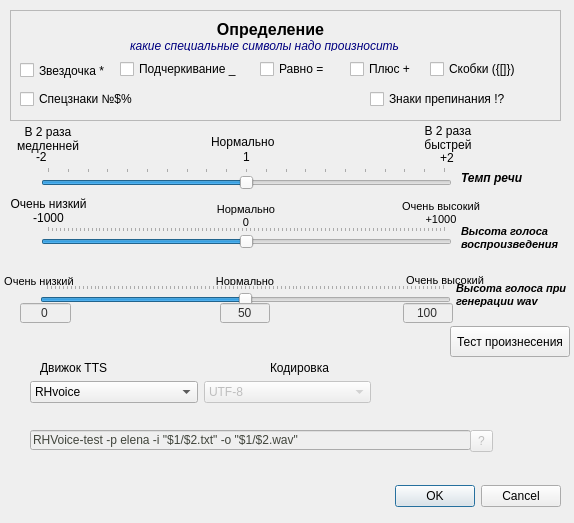
<?xml version="1.0" encoding="UTF-8"?>
<ui version="4.0">
 <class>ZnakTemp</class>
 <widget class="QDialog" name="ZnakTemp">
  <property name="geometry">
   <rect>
    <x>0</x>
    <y>0</y>
    <width>574</width>
    <height>523</height>
   </rect>
  </property>
  <property name="windowTitle">
   <string>Параметры воспроизведения</string>
  </property>
  <property name="windowIcon">
   <iconset resource="ico.qrc">
    <normaloff>:/ico/configure.png</normaloff>:/ico/configure.png</iconset>
  </property>
  <widget class="QDialogButtonBox" name="buttonBox">
   <property name="geometry">
    <rect>
     <x>220</x>
     <y>480</y>
     <width>341</width>
     <height>32</height>
    </rect>
   </property>
   <property name="orientation">
    <enum>Qt::Horizontal</enum>
   </property>
   <property name="standardButtons">
    <set>QDialogButtonBox::Cancel|QDialogButtonBox::Ok</set>
   </property>
  </widget>
  <widget class="QSlider" name="horizontalSlider">
   <property name="geometry">
    <rect>
     <x>41</x>
     <y>167</y>
     <width>411</width>
     <height>23</height>
    </rect>
   </property>
   <property name="maximum">
    <number>20</number>
   </property>
   <property name="pageStep">
    <number>1</number>
   </property>
   <property name="value">
    <number>10</number>
   </property>
   <property name="orientation">
    <enum>Qt::Horizontal</enum>
   </property>
   <property name="tickPosition">
    <enum>QSlider::TicksAbove</enum>
   </property>
   <property name="tickInterval">
    <number>1</number>
   </property>
  </widget>
  <widget class="QFrame" name="frame">
   <property name="geometry">
    <rect>
     <x>10</x>
     <y>10</y>
     <width>551</width>
     <height>111</height>
    </rect>
   </property>
   <property name="frameShape">
    <enum>QFrame::StyledPanel</enum>
   </property>
   <property name="frameShadow">
    <enum>QFrame::Sunken</enum>
   </property>
   <property name="lineWidth">
    <number>3</number>
   </property>
   <widget class="QCheckBox" name="ravno">
    <property name="geometry">
     <rect>
      <x>250</x>
      <y>50</y>
      <width>79</width>
      <height>18</height>
     </rect>
    </property>
    <property name="text">
     <string>Равно =</string>
    </property>
   </widget>
   <widget class="QCheckBox" name="zvezd">
    <property name="geometry">
     <rect>
      <x>10</x>
      <y>50</y>
      <width>121</width>
      <height>21</height>
     </rect>
    </property>
    <property name="text">
     <string>Звездочка *</string>
    </property>
   </widget>
   <widget class="QCheckBox" name="plus">
    <property name="geometry">
     <rect>
      <x>340</x>
      <y>50</y>
      <width>81</width>
      <height>18</height>
     </rect>
    </property>
    <property name="text">
     <string>Плюс +</string>
    </property>
   </widget>
   <widget class="QCheckBox" name="skob">
    <property name="geometry">
     <rect>
      <x>420</x>
      <y>50</y>
      <width>121</width>
      <height>18</height>
     </rect>
    </property>
    <property name="text">
     <string>Скобки ({[]})</string>
    </property>
   </widget>
   <widget class="QCheckBox" name="znaks">
    <property name="geometry">
     <rect>
      <x>360</x>
      <y>80</y>
      <width>151</width>
      <height>18</height>
     </rect>
    </property>
    <property name="text">
     <string>Знаки препинания !?</string>
    </property>
   </widget>
   <widget class="QCheckBox" name="podch">
    <property name="geometry">
     <rect>
      <x>110</x>
      <y>50</y>
      <width>131</width>
      <height>18</height>
     </rect>
    </property>
    <property name="text">
     <string>Подчеркивание _</string>
    </property>
   </widget>
   <widget class="QLabel" name="label">
    <property name="geometry">
     <rect>
      <x>120</x>
      <y>10</y>
      <width>281</width>
      <height>31</height>
     </rect>
    </property>
    <property name="text">
     <string>&lt;!DOCTYPE HTML PUBLIC &quot;-//W3C//DTD HTML 4.0//EN&quot; &quot;http://www.w3.org/TR/REC-html40/strict.dtd&quot;&gt;
&lt;html&gt;&lt;head&gt;&lt;meta name=&quot;qrichtext&quot; content=&quot;1&quot; /&gt;&lt;style type=&quot;text/css&quot;&gt;
p, li { white-space: pre-wrap; }
&lt;/style&gt;&lt;/head&gt;&lt;body style=&quot; font-family:'Sans Serif'; font-size:9pt; font-weight:400; font-style:normal;&quot;&gt;
&lt;table border=&quot;0&quot; style=&quot;-qt-table-type: root; margin-top:4px; margin-bottom:4px; margin-left:4px; margin-right:4px;&quot;&gt;
&lt;tr&gt;
&lt;td style=&quot;border: none;&quot;&gt;
&lt;p align=&quot;center&quot; style=&quot; margin-top:0px; margin-bottom:0px; margin-left:0px; margin-right:0px; -qt-block-indent:0; text-indent:0px;&quot;&gt;&lt;span style=&quot; font-size:12pt; font-weight:600;&quot;&gt;Определение&lt;/span&gt;&lt;/p&gt;
&lt;p style=&quot; margin-top:0px; margin-bottom:0px; margin-left:0px; margin-right:0px; -qt-block-indent:0; text-indent:0px;&quot;&gt;&lt;span style=&quot; font-style:italic; color:#000080;&quot;&gt;какие специальные символы надо произносить&lt;/span&gt;&lt;/p&gt;&lt;/td&gt;&lt;/tr&gt;&lt;/table&gt;&lt;/body&gt;&lt;/html&gt;</string>
    </property>
   </widget>
   <widget class="QCheckBox" name="nomer">
    <property name="geometry">
     <rect>
      <x>10</x>
      <y>80</y>
      <width>141</width>
      <height>18</height>
     </rect>
    </property>
    <property name="text">
     <string>Спецзнаки №$%</string>
    </property>
   </widget>
  </widget>
  <widget class="QLabel" name="label_2">
   <property name="geometry">
    <rect>
     <x>36</x>
     <y>150</y>
     <width>20</width>
     <height>14</height>
    </rect>
   </property>
   <property name="text">
    <string>-2</string>
   </property>
  </widget>
  <widget class="QLabel" name="label_3">
   <property name="geometry">
    <rect>
     <x>243</x>
     <y>152</y>
     <width>20</width>
     <height>10</height>
    </rect>
   </property>
   <property name="text">
    <string>1</string>
   </property>
  </widget>
  <widget class="QLabel" name="label_4">
   <property name="geometry">
    <rect>
     <x>440</x>
     <y>151</y>
     <width>20</width>
     <height>14</height>
    </rect>
   </property>
   <property name="text">
    <string>+2</string>
   </property>
  </widget>
  <widget class="QLabel" name="label_5">
   <property name="geometry">
    <rect>
     <x>13</x>
     <y>124</y>
     <width>70</width>
     <height>31</height>
    </rect>
   </property>
   <property name="text">
    <string>&lt;!DOCTYPE HTML PUBLIC &quot;-//W3C//DTD HTML 4.0//EN&quot; &quot;http://www.w3.org/TR/REC-html40/strict.dtd&quot;&gt;
&lt;html&gt;&lt;head&gt;&lt;meta name=&quot;qrichtext&quot; content=&quot;1&quot; /&gt;&lt;style type=&quot;text/css&quot;&gt;
p, li { white-space: pre-wrap; }
&lt;/style&gt;&lt;/head&gt;&lt;body style=&quot; font-family:'Sans Serif'; font-size:9pt; font-weight:400; font-style:normal;&quot;&gt;
&lt;table style=&quot;-qt-table-type: root; margin-top:4px; margin-bottom:4px; margin-left:4px; margin-right:4px;&quot;&gt;
&lt;tr&gt;
&lt;td style=&quot;border: none;&quot;&gt;
&lt;p align=&quot;center&quot; style=&quot; margin-top:0px; margin-bottom:0px; margin-left:0px; margin-right:0px; -qt-block-indent:0; text-indent:0px;&quot;&gt;В 2 раза&lt;/p&gt;
&lt;p align=&quot;center&quot; style=&quot; margin-top:0px; margin-bottom:0px; margin-left:0px; margin-right:0px; -qt-block-indent:0; text-indent:0px;&quot;&gt;медленней&lt;/p&gt;&lt;/td&gt;&lt;/tr&gt;&lt;/table&gt;&lt;/body&gt;&lt;/html&gt;</string>
   </property>
  </widget>
  <widget class="QLabel" name="label_6">
   <property name="geometry">
    <rect>
     <x>211</x>
     <y>135</y>
     <width>70</width>
     <height>14</height>
    </rect>
   </property>
   <property name="text">
    <string>Нормально</string>
   </property>
  </widget>
  <widget class="QLabel" name="label_7">
   <property name="geometry">
    <rect>
     <x>422</x>
     <y>123</y>
     <width>52</width>
     <height>30</height>
    </rect>
   </property>
   <property name="text">
    <string>&lt;!DOCTYPE HTML PUBLIC &quot;-//W3C//DTD HTML 4.0//EN&quot; &quot;http://www.w3.org/TR/REC-html40/strict.dtd&quot;&gt;
&lt;html&gt;&lt;head&gt;&lt;meta name=&quot;qrichtext&quot; content=&quot;1&quot; /&gt;&lt;style type=&quot;text/css&quot;&gt;
p, li { white-space: pre-wrap; }
&lt;/style&gt;&lt;/head&gt;&lt;body style=&quot; font-family:'Sans Serif'; font-size:9pt; font-weight:400; font-style:normal;&quot;&gt;
&lt;table style=&quot;-qt-table-type: root; margin-top:4px; margin-bottom:4px; margin-left:4px; margin-right:4px;&quot;&gt;
&lt;tr&gt;
&lt;td style=&quot;border: none;&quot;&gt;
&lt;p align=&quot;center&quot; style=&quot; margin-top:0px; margin-bottom:0px; margin-left:0px; margin-right:0px; -qt-block-indent:0; text-indent:0px;&quot;&gt;В 2 раза&lt;/p&gt;
&lt;p align=&quot;center&quot; style=&quot; margin-top:0px; margin-bottom:0px; margin-left:0px; margin-right:0px; -qt-block-indent:0; text-indent:0px;&quot;&gt;быстрей&lt;/p&gt;&lt;/td&gt;&lt;/tr&gt;&lt;/table&gt;&lt;/body&gt;&lt;/html&gt;</string>
   </property>
  </widget>
  <widget class="QToolButton" name="toolButton">
   <property name="geometry">
    <rect>
     <x>450</x>
     <y>326</y>
     <width>120</width>
     <height>31</height>
    </rect>
   </property>
   <property name="text">
    <string>Тест произнесения</string>
   </property>
  </widget>
  <widget class="QSlider" name="pitchsl">
   <property name="geometry">
    <rect>
     <x>41</x>
     <y>226</y>
     <width>411</width>
     <height>23</height>
    </rect>
   </property>
   <property name="minimum">
    <number>-1000</number>
   </property>
   <property name="maximum">
    <number>1000</number>
   </property>
   <property name="orientation">
    <enum>Qt::Horizontal</enum>
   </property>
   <property name="tickPosition">
    <enum>QSlider::TicksAbove</enum>
   </property>
   <property name="tickInterval">
    <number>20</number>
   </property>
  </widget>
  <widget class="QLabel" name="label_8">
   <property name="geometry">
    <rect>
     <x>461</x>
     <y>170</y>
     <width>71</width>
     <height>16</height>
    </rect>
   </property>
   <property name="text">
    <string>&lt;!DOCTYPE HTML PUBLIC &quot;-//W3C//DTD HTML 4.0//EN&quot; &quot;http://www.w3.org/TR/REC-html40/strict.dtd&quot;&gt;
&lt;html&gt;&lt;head&gt;&lt;meta name=&quot;qrichtext&quot; content=&quot;1&quot; /&gt;&lt;style type=&quot;text/css&quot;&gt;
p, li { white-space: pre-wrap; }
&lt;/style&gt;&lt;/head&gt;&lt;body style=&quot; font-family:'Sans Serif'; font-size:9pt; font-weight:400; font-style:normal;&quot;&gt;
&lt;p style=&quot; margin-top:0px; margin-bottom:0px; margin-left:0px; margin-right:0px; -qt-block-indent:0; text-indent:0px;&quot;&gt;&lt;span style=&quot; font-weight:600; font-style:italic;&quot;&gt;Темп речи&lt;/span&gt;&lt;/p&gt;&lt;/body&gt;&lt;/html&gt;</string>
   </property>
  </widget>
  <widget class="QLabel" name="label_9">
   <property name="geometry">
    <rect>
     <x>461</x>
     <y>223</y>
     <width>101</width>
     <height>31</height>
    </rect>
   </property>
   <property name="text">
    <string>&lt;!DOCTYPE HTML PUBLIC &quot;-//W3C//DTD HTML 4.0//EN&quot; &quot;http://www.w3.org/TR/REC-html40/strict.dtd&quot;&gt;
&lt;html&gt;&lt;head&gt;&lt;meta name=&quot;qrichtext&quot; content=&quot;1&quot; /&gt;&lt;style type=&quot;text/css&quot;&gt;
p, li { white-space: pre-wrap; }
&lt;/style&gt;&lt;/head&gt;&lt;body style=&quot; font-family:'Sans Serif'; font-size:9pt; font-weight:400; font-style:normal;&quot;&gt;
&lt;p style=&quot; margin-top:0px; margin-bottom:0px; margin-left:0px; margin-right:0px; -qt-block-indent:0; text-indent:0px;&quot;&gt;&lt;span style=&quot; font-size:8pt; font-weight:600; font-style:italic;&quot;&gt;Высота голоса&lt;/span&gt;&lt;/p&gt;
&lt;p style=&quot; margin-top:0px; margin-bottom:0px; margin-left:0px; margin-right:0px; -qt-block-indent:0; text-indent:0px;&quot;&gt;&lt;span style=&quot; font-size:8pt; font-weight:600; font-style:italic;&quot;&gt;воспроизведения&lt;/span&gt;&lt;/p&gt;&lt;/body&gt;&lt;/html&gt;</string>
   </property>
  </widget>
  <widget class="QLabel" name="label_11">
   <property name="geometry">
    <rect>
     <x>-2</x>
     <y>196</y>
     <width>101</width>
     <height>31</height>
    </rect>
   </property>
   <property name="text">
    <string>&lt;!DOCTYPE HTML PUBLIC &quot;-//W3C//DTD HTML 4.0//EN&quot; &quot;http://www.w3.org/TR/REC-html40/strict.dtd&quot;&gt;
&lt;html&gt;&lt;head&gt;&lt;meta name=&quot;qrichtext&quot; content=&quot;1&quot; /&gt;&lt;style type=&quot;text/css&quot;&gt;
p, li { white-space: pre-wrap; }
&lt;/style&gt;&lt;/head&gt;&lt;body style=&quot; font-family:'Sans Serif'; font-size:9pt; font-weight:400; font-style:normal;&quot;&gt;
&lt;p align=&quot;center&quot; style=&quot; margin-top:0px; margin-bottom:0px; margin-left:0px; margin-right:0px; -qt-block-indent:0; text-indent:0px;&quot;&gt;Очень низкий&lt;/p&gt;
&lt;p align=&quot;center&quot; style=&quot; margin-top:0px; margin-bottom:0px; margin-left:0px; margin-right:0px; -qt-block-indent:0; text-indent:0px;&quot;&gt;-1000&lt;/p&gt;&lt;/body&gt;&lt;/html&gt;</string>
   </property>
  </widget>
  <widget class="QLabel" name="label_12">
   <property name="geometry">
    <rect>
     <x>396</x>
     <y>198</y>
     <width>90</width>
     <height>30</height>
    </rect>
   </property>
   <property name="text">
    <string>&lt;!DOCTYPE HTML PUBLIC &quot;-//W3C//DTD HTML 4.0//EN&quot; &quot;http://www.w3.org/TR/REC-html40/strict.dtd&quot;&gt;
&lt;html&gt;&lt;head&gt;&lt;meta name=&quot;qrichtext&quot; content=&quot;1&quot; /&gt;&lt;style type=&quot;text/css&quot;&gt;
p, li { white-space: pre-wrap; }
&lt;/style&gt;&lt;/head&gt;&lt;body style=&quot; font-family:'Sans Serif'; font-size:9pt; font-weight:400; font-style:normal;&quot;&gt;
&lt;p align=&quot;center&quot; style=&quot; margin-top:0px; margin-bottom:0px; margin-left:0px; margin-right:0px; -qt-block-indent:0; text-indent:0px;&quot;&gt;&lt;span style=&quot; font-size:8pt;&quot;&gt;Очень высокий&lt;/span&gt;&lt;/p&gt;
&lt;p align=&quot;center&quot; style=&quot; margin-top:0px; margin-bottom:0px; margin-left:0px; margin-right:0px; -qt-block-indent:0; text-indent:0px;&quot;&gt;&lt;span style=&quot; font-size:8pt;&quot;&gt;+1000&lt;/span&gt;&lt;/p&gt;&lt;/body&gt;&lt;/html&gt;</string>
   </property>
  </widget>
  <widget class="QLabel" name="label_13">
   <property name="geometry">
    <rect>
     <x>211</x>
     <y>201</y>
     <width>70</width>
     <height>30</height>
    </rect>
   </property>
   <property name="text">
    <string>&lt;!DOCTYPE HTML PUBLIC &quot;-//W3C//DTD HTML 4.0//EN&quot; &quot;http://www.w3.org/TR/REC-html40/strict.dtd&quot;&gt;
&lt;html&gt;&lt;head&gt;&lt;meta name=&quot;qrichtext&quot; content=&quot;1&quot; /&gt;&lt;style type=&quot;text/css&quot;&gt;
p, li { white-space: pre-wrap; }
&lt;/style&gt;&lt;/head&gt;&lt;body style=&quot; font-family:'Sans Serif'; font-size:9pt; font-weight:400; font-style:normal;&quot;&gt;
&lt;p align=&quot;center&quot; style=&quot; margin-top:0px; margin-bottom:0px; margin-left:0px; margin-right:0px; -qt-block-indent:0; text-indent:0px;&quot;&gt;&lt;span style=&quot; font-size:8pt;&quot;&gt;Нормально&lt;/span&gt;&lt;/p&gt;
&lt;p align=&quot;center&quot; style=&quot; margin-top:0px; margin-bottom:0px; margin-left:0px; margin-right:0px; -qt-block-indent:0; text-indent:0px;&quot;&gt;&lt;span style=&quot; font-size:8pt;&quot;&gt;0&lt;/span&gt;&lt;/p&gt;&lt;/body&gt;&lt;/html&gt;</string>
   </property>
  </widget>
  <widget class="QSlider" name="pitchss">
   <property name="geometry">
    <rect>
     <x>40</x>
     <y>284</y>
     <width>411</width>
     <height>23</height>
    </rect>
   </property>
   <property name="maximum">
    <number>2000</number>
   </property>
   <property name="singleStep">
    <number>1</number>
   </property>
   <property name="value">
    <number>1000</number>
   </property>
   <property name="sliderPosition">
    <number>1000</number>
   </property>
   <property name="orientation">
    <enum>Qt::Horizontal</enum>
   </property>
   <property name="tickPosition">
    <enum>QSlider::TicksAbove</enum>
   </property>
   <property name="tickInterval">
    <number>20</number>
   </property>
  </widget>
  <widget class="QLabel" name="label_14">
   <property name="geometry">
    <rect>
     <x>-1</x>
     <y>272</y>
     <width>80</width>
     <height>20</height>
    </rect>
   </property>
   <property name="text">
    <string>&lt;!DOCTYPE HTML PUBLIC &quot;-//W3C//DTD HTML 4.0//EN&quot; &quot;http://www.w3.org/TR/REC-html40/strict.dtd&quot;&gt;
&lt;html&gt;&lt;head&gt;&lt;meta name=&quot;qrichtext&quot; content=&quot;1&quot; /&gt;&lt;style type=&quot;text/css&quot;&gt;
p, li { white-space: pre-wrap; }
&lt;/style&gt;&lt;/head&gt;&lt;body style=&quot; font-family:'Sans Serif'; font-size:9pt; font-weight:400; font-style:normal;&quot;&gt;
&lt;p align=&quot;center&quot; style=&quot; margin-top:0px; margin-bottom:0px; margin-left:0px; margin-right:0px; -qt-block-indent:0; text-indent:0px;&quot;&gt;&lt;span style=&quot; font-size:8pt;&quot;&gt;Очень низкий&lt;/span&gt;&lt;/p&gt;&lt;/body&gt;&lt;/html&gt;</string>
   </property>
  </widget>
  <widget class="QLabel" name="label_15">
   <property name="geometry">
    <rect>
     <x>210</x>
     <y>275</y>
     <width>70</width>
     <height>10</height>
    </rect>
   </property>
   <property name="text">
    <string>&lt;!DOCTYPE HTML PUBLIC &quot;-//W3C//DTD HTML 4.0//EN&quot; &quot;http://www.w3.org/TR/REC-html40/strict.dtd&quot;&gt;
&lt;html&gt;&lt;head&gt;&lt;meta name=&quot;qrichtext&quot; content=&quot;1&quot; /&gt;&lt;style type=&quot;text/css&quot;&gt;
p, li { white-space: pre-wrap; }
&lt;/style&gt;&lt;/head&gt;&lt;body style=&quot; font-family:'Sans Serif'; font-size:9pt; font-weight:400; font-style:normal;&quot;&gt;
&lt;p align=&quot;center&quot; style=&quot; margin-top:0px; margin-bottom:0px; margin-left:0px; margin-right:0px; -qt-block-indent:0; text-indent:0px;&quot;&gt;&lt;span style=&quot; font-size:8pt;&quot;&gt;Нормально&lt;/span&gt;&lt;/p&gt;&lt;/body&gt;&lt;/html&gt;</string>
   </property>
  </widget>
  <widget class="QLabel" name="label_16">
   <property name="geometry">
    <rect>
     <x>400</x>
     <y>274</y>
     <width>90</width>
     <height>10</height>
    </rect>
   </property>
   <property name="text">
    <string>&lt;!DOCTYPE HTML PUBLIC &quot;-//W3C//DTD HTML 4.0//EN&quot; &quot;http://www.w3.org/TR/REC-html40/strict.dtd&quot;&gt;
&lt;html&gt;&lt;head&gt;&lt;meta name=&quot;qrichtext&quot; content=&quot;1&quot; /&gt;&lt;style type=&quot;text/css&quot;&gt;
p, li { white-space: pre-wrap; }
&lt;/style&gt;&lt;/head&gt;&lt;body style=&quot; font-family:'Sans Serif'; font-size:9pt; font-weight:400; font-style:normal;&quot;&gt;
&lt;p align=&quot;center&quot; style=&quot; margin-top:0px; margin-bottom:0px; margin-left:0px; margin-right:0px; -qt-block-indent:0; text-indent:0px;&quot;&gt;&lt;span style=&quot; font-size:8pt;&quot;&gt;Очень высокий&lt;/span&gt;&lt;/p&gt;&lt;/body&gt;&lt;/html&gt;</string>
   </property>
  </widget>
  <widget class="QLabel" name="label_17">
   <property name="geometry">
    <rect>
     <x>456</x>
     <y>280</y>
     <width>121</width>
     <height>31</height>
    </rect>
   </property>
   <property name="text">
    <string>&lt;!DOCTYPE HTML PUBLIC &quot;-//W3C//DTD HTML 4.0//EN&quot; &quot;http://www.w3.org/TR/REC-html40/strict.dtd&quot;&gt;
&lt;html&gt;&lt;head&gt;&lt;meta name=&quot;qrichtext&quot; content=&quot;1&quot; /&gt;&lt;style type=&quot;text/css&quot;&gt;
p, li { white-space: pre-wrap; }
&lt;/style&gt;&lt;/head&gt;&lt;body style=&quot; font-family:'Sans Serif'; font-size:9pt; font-weight:400; font-style:normal;&quot;&gt;
&lt;p style=&quot; margin-top:0px; margin-bottom:0px; margin-left:0px; margin-right:0px; -qt-block-indent:0; text-indent:0px;&quot;&gt;&lt;span style=&quot; font-size:8pt; font-weight:600; font-style:italic;&quot;&gt;Высота голоса при&lt;/span&gt;&lt;/p&gt;
&lt;p style=&quot; margin-top:0px; margin-bottom:0px; margin-left:0px; margin-right:0px; -qt-block-indent:0; text-indent:0px;&quot;&gt;&lt;span style=&quot; font-size:8pt; font-weight:600; font-style:italic;&quot;&gt;генерации wav&lt;/span&gt;&lt;/p&gt;&lt;/body&gt;&lt;/html&gt;</string>
   </property>
  </widget>
  <widget class="QLineEdit" name="mn">
   <property name="enabled">
    <bool>false</bool>
   </property>
   <property name="geometry">
    <rect>
     <x>20</x>
     <y>303</y>
     <width>51</width>
     <height>20</height>
    </rect>
   </property>
   <property name="palette">
    <palette>
     <active>
      <colorrole role="Text">
       <brush brushstyle="SolidPattern">
        <color alpha="255">
         <red>31</red>
         <green>28</green>
         <blue>27</blue>
        </color>
       </brush>
      </colorrole>
     </active>
     <inactive>
      <colorrole role="Text">
       <brush brushstyle="SolidPattern">
        <color alpha="255">
         <red>31</red>
         <green>28</green>
         <blue>27</blue>
        </color>
       </brush>
      </colorrole>
     </inactive>
     <disabled>
      <colorrole role="Text">
       <brush brushstyle="SolidPattern">
        <color alpha="255">
         <red>48</red>
         <green>48</green>
         <blue>48</blue>
        </color>
       </brush>
      </colorrole>
     </disabled>
    </palette>
   </property>
   <property name="text">
    <string>0</string>
   </property>
   <property name="alignment">
    <set>Qt::AlignCenter</set>
   </property>
   <property name="readOnly">
    <bool>true</bool>
   </property>
  </widget>
  <widget class="QLineEdit" name="nrm">
   <property name="enabled">
    <bool>false</bool>
   </property>
   <property name="geometry">
    <rect>
     <x>220</x>
     <y>303</y>
     <width>50</width>
     <height>20</height>
    </rect>
   </property>
   <property name="palette">
    <palette>
     <active>
      <colorrole role="Text">
       <brush brushstyle="SolidPattern">
        <color alpha="255">
         <red>31</red>
         <green>28</green>
         <blue>27</blue>
        </color>
       </brush>
      </colorrole>
     </active>
     <inactive>
      <colorrole role="Text">
       <brush brushstyle="SolidPattern">
        <color alpha="255">
         <red>31</red>
         <green>28</green>
         <blue>27</blue>
        </color>
       </brush>
      </colorrole>
     </inactive>
     <disabled>
      <colorrole role="Text">
       <brush brushstyle="SolidPattern">
        <color alpha="255">
         <red>48</red>
         <green>48</green>
         <blue>48</blue>
        </color>
       </brush>
      </colorrole>
     </disabled>
    </palette>
   </property>
   <property name="text">
    <string>50</string>
   </property>
   <property name="alignment">
    <set>Qt::AlignCenter</set>
   </property>
   <property name="readOnly">
    <bool>true</bool>
   </property>
  </widget>
  <widget class="QLineEdit" name="mx">
   <property name="enabled">
    <bool>false</bool>
   </property>
   <property name="geometry">
    <rect>
     <x>403</x>
     <y>303</y>
     <width>50</width>
     <height>20</height>
    </rect>
   </property>
   <property name="palette">
    <palette>
     <active>
      <colorrole role="Text">
       <brush brushstyle="SolidPattern">
        <color alpha="255">
         <red>31</red>
         <green>28</green>
         <blue>27</blue>
        </color>
       </brush>
      </colorrole>
     </active>
     <inactive>
      <colorrole role="Text">
       <brush brushstyle="SolidPattern">
        <color alpha="255">
         <red>31</red>
         <green>28</green>
         <blue>27</blue>
        </color>
       </brush>
      </colorrole>
     </inactive>
     <disabled>
      <colorrole role="Text">
       <brush brushstyle="SolidPattern">
        <color alpha="255">
         <red>48</red>
         <green>48</green>
         <blue>48</blue>
        </color>
       </brush>
      </colorrole>
     </disabled>
    </palette>
   </property>
   <property name="text">
    <string>100</string>
   </property>
   <property name="alignment">
    <set>Qt::AlignCenter</set>
   </property>
   <property name="readOnly">
    <bool>true</bool>
   </property>
  </widget>
  <widget class="QLineEdit" name="gener">
   <property name="enabled">
    <bool>false</bool>
   </property>
   <property name="geometry">
    <rect>
     <x>30</x>
     <y>430</y>
     <width>441</width>
     <height>20</height>
    </rect>
   </property>
   <property name="palette">
    <palette>
     <active>
      <colorrole role="Text">
       <brush brushstyle="SolidPattern">
        <color alpha="255">
         <red>31</red>
         <green>28</green>
         <blue>27</blue>
        </color>
       </brush>
      </colorrole>
     </active>
     <inactive>
      <colorrole role="Text">
       <brush brushstyle="SolidPattern">
        <color alpha="255">
         <red>31</red>
         <green>28</green>
         <blue>27</blue>
        </color>
       </brush>
      </colorrole>
     </inactive>
     <disabled>
      <colorrole role="Text">
       <brush brushstyle="SolidPattern">
        <color alpha="255">
         <red>65</red>
         <green>69</green>
         <blue>60</blue>
        </color>
       </brush>
      </colorrole>
     </disabled>
    </palette>
   </property>
   <property name="text">
    <string>RHVoice-test -p elena -i "$1/$2.txt" -o "$1/$2.wav"</string>
   </property>
   <property name="readOnly">
    <bool>true</bool>
   </property>
  </widget>
  <widget class="QLabel" name="label_10">
   <property name="geometry">
    <rect>
     <x>40</x>
     <y>360</y>
     <width>81</width>
     <height>16</height>
    </rect>
   </property>
   <property name="text">
    <string>Движок TTS</string>
   </property>
  </widget>
  <widget class="QLabel" name="label_19">
   <property name="geometry">
    <rect>
     <x>270</x>
     <y>360</y>
     <width>81</width>
     <height>16</height>
    </rect>
   </property>
   <property name="text">
    <string>Кодировка</string>
   </property>
  </widget>
  <widget class="QWidget" name="layoutWidget">
   <property name="geometry">
    <rect>
     <x>30</x>
     <y>380</y>
     <width>341</width>
     <height>25</height>
    </rect>
   </property>
   <layout class="QGridLayout" name="gridLayout">
    <item row="0" column="0">
     <widget class="QComboBox" name="driv">
      <item>
       <property name="text">
        <string>RHvoice</string>
       </property>
      </item>
      <item>
       <property name="text">
        <string>ru-tts</string>
       </property>
      </item>
      <item>
       <property name="text">
        <string extracomment="espeak">eSpeak Рус Муж. 1</string>
       </property>
      </item>
      <item>
       <property name="text">
        <string>eSpeak Рус. Жен. 1</string>
       </property>
      </item>
      <item>
       <property name="text">
        <string>eSpeak Англ. Муж. 1</string>
       </property>
      </item>
      <item>
       <property name="text">
        <string>eSpeak Англ. Жен. 1</string>
       </property>
      </item>
      <item>
       <property name="text">
        <string>eSpeak Рус Муж. 2</string>
       </property>
      </item>
      <item>
       <property name="text">
        <string>eSpeak Рус. Жен. 2</string>
       </property>
      </item>
      <item>
       <property name="text">
        <string>eSpeak Англ. Муж. 2</string>
       </property>
      </item>
      <item>
       <property name="text">
        <string>eSpeak Англ. Жен. 2</string>
       </property>
      </item>
      <item>
       <property name="text">
        <string>Набрать вручную</string>
       </property>
      </item>
     </widget>
    </item>
    <item row="0" column="1">
     <widget class="QComboBox" name="kode">
      <property name="enabled">
       <bool>false</bool>
      </property>
      <item>
       <property name="text">
        <string>UTF-8</string>
       </property>
      </item>
      <item>
       <property name="text">
        <string>KOI8-R</string>
       </property>
      </item>
      <item>
       <property name="text">
        <string>Windows-1251</string>
       </property>
      </item>
      <item>
       <property name="text">
        <string>IBM 866</string>
       </property>
      </item>
     </widget>
    </item>
   </layout>
  </widget>
  <widget class="QToolButton" name="kak">
   <property name="enabled">
    <bool>false</bool>
   </property>
   <property name="geometry">
    <rect>
     <x>470</x>
     <y>430</y>
     <width>23</width>
     <height>22</height>
    </rect>
   </property>
   <property name="text">
    <string>?</string>
   </property>
  </widget>
 </widget>
 <resources>
  <include location="ico.qrc"/>
 </resources>
 <connections>
  <connection>
   <sender>buttonBox</sender>
   <signal>accepted()</signal>
   <receiver>ZnakTemp</receiver>
   <slot>accept()</slot>
   <hints>
    <hint type="sourcelabel">
     <x>248</x>
     <y>254</y>
    </hint>
    <hint type="destinationlabel">
     <x>157</x>
     <y>274</y>
    </hint>
   </hints>
  </connection>
  <connection>
   <sender>buttonBox</sender>
   <signal>rejected()</signal>
   <receiver>ZnakTemp</receiver>
   <slot>reject()</slot>
   <hints>
    <hint type="sourcelabel">
     <x>316</x>
     <y>260</y>
    </hint>
    <hint type="destinationlabel">
     <x>286</x>
     <y>274</y>
    </hint>
   </hints>
  </connection>
 </connections>
</ui>
